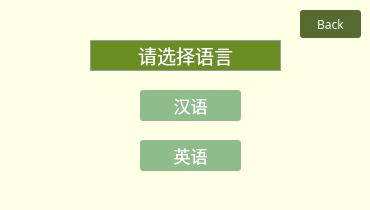
<?xml version="1.0" encoding="UTF-8"?>
<ui version="4.0">
 <class>Service_1</class>
 <widget class="QWidget" name="Service_1">
  <property name="geometry">
   <rect>
    <x>0</x>
    <y>0</y>
    <width>370</width>
    <height>210</height>
   </rect>
  </property>
  <property name="palette">
   <palette>
    <active>
     <colorrole role="Base">
      <brush brushstyle="SolidPattern">
       <color alpha="255">
        <red>255</red>
        <green>255</green>
        <blue>255</blue>
       </color>
      </brush>
     </colorrole>
     <colorrole role="Window">
      <brush brushstyle="SolidPattern">
       <color alpha="255">
        <red>255</red>
        <green>255</green>
        <blue>230</blue>
       </color>
      </brush>
     </colorrole>
     <colorrole role="ToolTipBase">
      <brush brushstyle="SolidPattern">
       <color alpha="255">
        <red>255</red>
        <green>205</green>
        <blue>66</blue>
       </color>
      </brush>
     </colorrole>
    </active>
    <inactive>
     <colorrole role="Base">
      <brush brushstyle="SolidPattern">
       <color alpha="255">
        <red>255</red>
        <green>255</green>
        <blue>255</blue>
       </color>
      </brush>
     </colorrole>
     <colorrole role="Window">
      <brush brushstyle="SolidPattern">
       <color alpha="255">
        <red>255</red>
        <green>255</green>
        <blue>230</blue>
       </color>
      </brush>
     </colorrole>
     <colorrole role="ToolTipBase">
      <brush brushstyle="SolidPattern">
       <color alpha="255">
        <red>255</red>
        <green>205</green>
        <blue>66</blue>
       </color>
      </brush>
     </colorrole>
    </inactive>
    <disabled>
     <colorrole role="Base">
      <brush brushstyle="SolidPattern">
       <color alpha="255">
        <red>255</red>
        <green>255</green>
        <blue>230</blue>
       </color>
      </brush>
     </colorrole>
     <colorrole role="Window">
      <brush brushstyle="SolidPattern">
       <color alpha="255">
        <red>255</red>
        <green>255</green>
        <blue>230</blue>
       </color>
      </brush>
     </colorrole>
     <colorrole role="ToolTipBase">
      <brush brushstyle="SolidPattern">
       <color alpha="255">
        <red>255</red>
        <green>205</green>
        <blue>66</blue>
       </color>
      </brush>
     </colorrole>
    </disabled>
   </palette>
  </property>
  <property name="windowTitle">
   <string>语音合成</string>
  </property>
  <widget class="QPushButton" name="chooseChinese">
   <property name="geometry">
    <rect>
     <x>140</x>
     <y>90</y>
     <width>101</width>
     <height>31</height>
    </rect>
   </property>
   <property name="font">
    <font>
     <family>方正姚体</family>
     <pointsize>13</pointsize>
    </font>
   </property>
   <property name="styleSheet">
    <string notr="true">QPushButton { background-color: rgb(143, 188, 139); border-radius: 3px; color: rgb(255, 255, 255); } QPushButton:hover { background-color: rgb(42, 53, 23); }</string>
   </property>
   <property name="text">
    <string>汉语</string>
   </property>
  </widget>
  <widget class="QPushButton" name="chooseEnglish">
   <property name="geometry">
    <rect>
     <x>140</x>
     <y>140</y>
     <width>101</width>
     <height>31</height>
    </rect>
   </property>
   <property name="font">
    <font>
     <family>方正姚体</family>
     <pointsize>13</pointsize>
    </font>
   </property>
   <property name="styleSheet">
    <string notr="true">QPushButton { background-color: rgb(143, 188, 139); border-radius: 3px; color: rgb(255, 255, 255); } QPushButton:hover { background-color: rgb(42, 53, 23); }</string>
   </property>
   <property name="text">
    <string>英语</string>
   </property>
  </widget>
  <widget class="QTextBrowser" name="textBrowser">
   <property name="geometry">
    <rect>
     <x>90</x>
     <y>40</y>
     <width>191</width>
     <height>31</height>
    </rect>
   </property>
   <property name="palette">
    <palette>
     <active>
      <colorrole role="Base">
       <brush brushstyle="SolidPattern">
        <color alpha="255">
         <red>107</red>
         <green>142</green>
         <blue>35</blue>
        </color>
       </brush>
      </colorrole>
      <colorrole role="Window">
       <brush brushstyle="SolidPattern">
        <color alpha="255">
         <red>177</red>
         <green>212</green>
         <blue>225</blue>
        </color>
       </brush>
      </colorrole>
     </active>
     <inactive>
      <colorrole role="Base">
       <brush brushstyle="SolidPattern">
        <color alpha="255">
         <red>107</red>
         <green>142</green>
         <blue>35</blue>
        </color>
       </brush>
      </colorrole>
      <colorrole role="Window">
       <brush brushstyle="SolidPattern">
        <color alpha="255">
         <red>177</red>
         <green>212</green>
         <blue>225</blue>
        </color>
       </brush>
      </colorrole>
     </inactive>
     <disabled>
      <colorrole role="Base">
       <brush brushstyle="SolidPattern">
        <color alpha="255">
         <red>177</red>
         <green>212</green>
         <blue>225</blue>
        </color>
       </brush>
      </colorrole>
      <colorrole role="Window">
       <brush brushstyle="SolidPattern">
        <color alpha="255">
         <red>177</red>
         <green>212</green>
         <blue>225</blue>
        </color>
       </brush>
      </colorrole>
     </disabled>
    </palette>
   </property>
   <property name="font">
    <font>
     <family>方正姚体</family>
     <pointsize>14</pointsize>
    </font>
   </property>
   <property name="frameShadow">
    <enum>QFrame::Plain</enum>
   </property>
   <property name="lineWidth">
    <number>1</number>
   </property>
   <property name="verticalScrollBarPolicy">
    <enum>Qt::ScrollBarAlwaysOff</enum>
   </property>
   <property name="horizontalScrollBarPolicy">
    <enum>Qt::ScrollBarAlwaysOff</enum>
   </property>
   <property name="sizeAdjustPolicy">
    <enum>QAbstractScrollArea::AdjustToContents</enum>
   </property>
   <property name="html">
    <string>&lt;!DOCTYPE HTML PUBLIC &quot;-//W3C//DTD HTML 4.0//EN&quot; &quot;http://www.w3.org/TR/REC-html40/strict.dtd&quot;&gt;
&lt;html&gt;&lt;head&gt;&lt;meta name=&quot;qrichtext&quot; content=&quot;1&quot; /&gt;&lt;style type=&quot;text/css&quot;&gt;
p, li { white-space: pre-wrap; }
&lt;/style&gt;&lt;/head&gt;&lt;body style=&quot; font-family:'方正姚体'; font-size:14pt; font-weight:400; font-style:normal;&quot;&gt;
&lt;p align=&quot;center&quot; style=&quot; margin-top:12px; margin-bottom:12px; margin-left:0px; margin-right:0px; -qt-block-indent:0; text-indent:0px;&quot;&gt;&lt;span style=&quot; color:#ffffff;&quot;&gt;请选择语言&lt;/span&gt;&lt;/p&gt;&lt;/body&gt;&lt;/html&gt;</string>
   </property>
  </widget>
  <widget class="QPushButton" name="Back">
   <property name="geometry">
    <rect>
     <x>300</x>
     <y>10</y>
     <width>61</width>
     <height>28</height>
    </rect>
   </property>
   <property name="font">
    <font>
     <family>Impact</family>
    </font>
   </property>
   <property name="styleSheet">
    <string notr="true">QPushButton { background-color: rgb(85, 107, 47); border-radius: 3px; color: rgb(255, 255, 255); } QPushButton:hover { background-color: rgb(42, 53, 23); }</string>
   </property>
   <property name="text">
    <string>Back</string>
   </property>
  </widget>
 </widget>
 <resources/>
 <connections/>
</ui>
